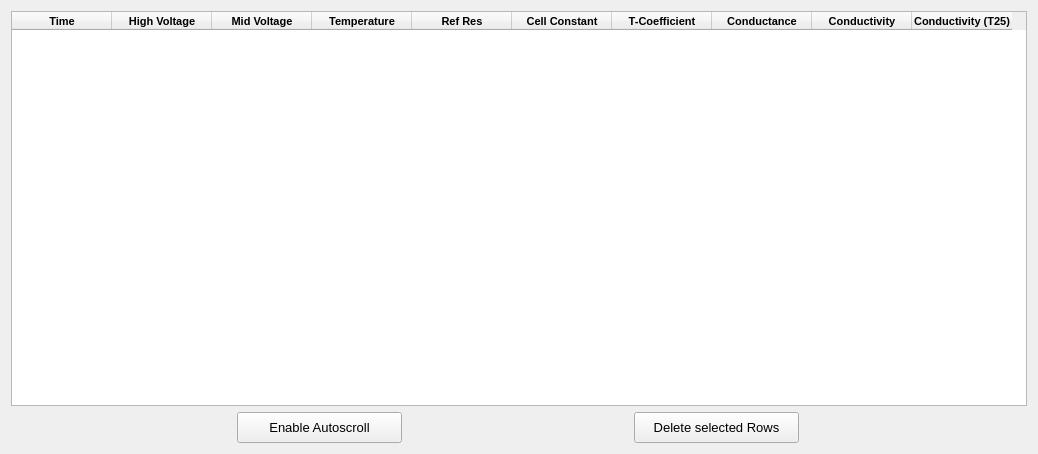
      <widget class="QWidget" name="tab_2">
       <attribute name="title">
        <string>Continuous Measurement Data</string>
       </attribute>
       <layout class="QVBoxLayout" name="verticalLayout_6">
        <item>
         <widget class="QTableWidget" name="contiMeasurements">
          <property name="minimumSize">
           <size>
            <width>0</width>
            <height>395</height>
           </size>
          </property>
          <property name="maximumSize">
           <size>
            <width>16777215</width>
            <height>395</height>
           </size>
          </property>
          <property name="font">
           <font>
            <pointsize>8</pointsize>
           </font>
          </property>
          <property name="sizeAdjustPolicy">
           <enum>QAbstractScrollArea::AdjustToContents</enum>
          </property>
          <column>
           <property name="text">
            <string>Time</string>
           </property>
           <property name="font">
            <font>
             <weight>75</weight>
             <bold>true</bold>
            </font>
           </property>
          </column>
          <column>
           <property name="text">
            <string>High Voltage</string>
           </property>
           <property name="font">
            <font>
             <weight>75</weight>
             <bold>true</bold>
            </font>
           </property>
          </column>
          <column>
           <property name="text">
            <string>Mid Voltage</string>
           </property>
           <property name="font">
            <font>
             <weight>75</weight>
             <bold>true</bold>
            </font>
           </property>
          </column>
          <column>
           <property name="text">
            <string>Temperature</string>
           </property>
           <property name="font">
            <font>
             <weight>75</weight>
             <bold>true</bold>
            </font>
           </property>
          </column>
          <column>
           <property name="text">
            <string>Ref Res</string>
           </property>
           <property name="font">
            <font>
             <weight>75</weight>
             <bold>true</bold>
            </font>
           </property>
          </column>
          <column>
           <property name="text">
            <string>Cell Constant</string>
           </property>
           <property name="font">
            <font>
             <weight>75</weight>
             <bold>true</bold>
            </font>
           </property>
          </column>
          <column>
           <property name="text">
            <string>T-Coefficient</string>
           </property>
           <property name="font">
            <font>
             <weight>75</weight>
             <bold>true</bold>
            </font>
           </property>
          </column>
          <column>
           <property name="text">
            <string>Conductance</string>
           </property>
           <property name="font">
            <font>
             <weight>75</weight>
             <bold>true</bold>
            </font>
           </property>
          </column>
          <column>
           <property name="text">
            <string>Conductivity</string>
           </property>
           <property name="font">
            <font>
             <weight>75</weight>
             <bold>true</bold>
            </font>
           </property>
          </column>
          <column>
           <property name="text">
            <string>Conductivity (T25)</string>
           </property>
           <property name="font">
            <font>
             <weight>75</weight>
             <bold>true</bold>
            </font>
           </property>
          </column>
         </widget>
        </item>
        <item>
         <layout class="QHBoxLayout" name="horizontalLayout_5">
          <item>
           <widget class="QPushButton" name="autoscrollContiMeasurement">
            <property name="minimumSize">
             <size>
              <width>165</width>
              <height>31</height>
             </size>
            </property>
            <property name="maximumSize">
             <size>
              <width>165</width>
              <height>31</height>
             </size>
            </property>
            <property name="font">
             <font>
              <pointsize>10</pointsize>
              <weight>50</weight>
              <italic>false</italic>
              <bold>false</bold>
              <stylestrategy>PreferAntialias</stylestrategy>
             </font>
            </property>
            <property name="text">
             <string>Enable Autoscroll</string>
            </property>
            <property name="checkable">
             <bool>true</bool>
            </property>
           </widget>
          </item>
          <item>
           <widget class="QPushButton" name="buttonDeleteContiMeasurementRow">
            <property name="minimumSize">
             <size>
              <width>165</width>
              <height>31</height>
             </size>
            </property>
            <property name="maximumSize">
             <size>
              <width>165</width>
              <height>31</height>
             </size>
            </property>
            <property name="font">
             <font>
              <pointsize>10</pointsize>
              <weight>50</weight>
              <italic>false</italic>
              <bold>false</bold>
              <stylestrategy>PreferAntialias</stylestrategy>
             </font>
            </property>
            <property name="text">
             <string>Delete selected Rows</string>
            </property>
           </widget>
          </item>
         </layout>
        </item>
       </layout>
      </widget>
